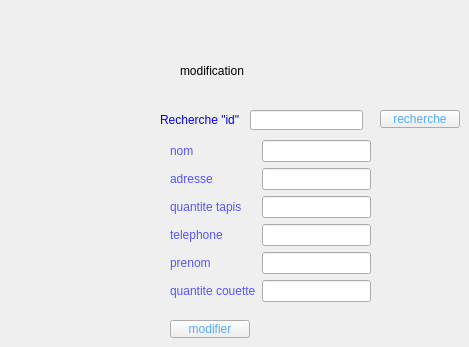
           <widget class="QWidget" name="tab">
            <attribute name="title">
             <string>modification</string>
            </attribute>
            <widget class="QPushButton" name="mod">
             <property name="geometry">
              <rect>
               <x>170</x>
               <y>320</y>
               <width>80</width>
               <height>18</height>
              </rect>
             </property>
             <property name="styleSheet">
              <string notr="true">color: rgb(85, 170, 255);</string>
             </property>
             <property name="text">
              <string>modifier</string>
             </property>
            </widget>
            <widget class="QLabel" name="label_21">
             <property name="geometry">
              <rect>
               <x>160</x>
               <y>110</y>
               <width>81</width>
               <height>20</height>
              </rect>
             </property>
             <property name="styleSheet">
              <string notr="true">color: rgb(85, 85, 255);
color: rgb(0, 0, 255);</string>
             </property>
             <property name="text">
              <string>Recherche &quot;id&quot;</string>
             </property>
            </widget>
            <widget class="QPushButton" name="pushButton_17">
             <property name="geometry">
              <rect>
               <x>380</x>
               <y>110</y>
               <width>80</width>
               <height>18</height>
              </rect>
             </property>
             <property name="styleSheet">
              <string notr="true">color: rgb(85, 170, 255);</string>
             </property>
             <property name="text">
              <string>recherche</string>
             </property>
            </widget>
            <widget class="QLabel" name="label_22">
             <property name="geometry">
              <rect>
               <x>180</x>
               <y>40</y>
               <width>171</width>
               <height>61</height>
              </rect>
             </property>
             <property name="styleSheet">
              <string notr="true">font: 700 24pt &quot;Segoe UI&quot;;</string>
             </property>
             <property name="text">
              <string>modification</string>
             </property>
            </widget>
            <widget class="QWidget" name="formLayoutWidget">
             <property name="geometry">
              <rect>
               <x>170</x>
               <y>140</y>
               <width>201</width>
               <height>171</height>
              </rect>
             </property>
             <layout class="QFormLayout" name="formLayout">
              <item row="0" column="0">
               <widget class="QLabel" name="label_23">
                <property name="styleSheet">
                 <string notr="true">color: rgb(85, 85, 255);</string>
                </property>
                <property name="text">
                 <string>nom</string>
                </property>
               </widget>
              </item>
              <item row="1" column="0">
               <widget class="QLabel" name="label_24">
                <property name="styleSheet">
                 <string notr="true">color: rgb(85, 85, 255);</string>
                </property>
                <property name="text">
                 <string>adresse</string>
                </property>
               </widget>
              </item>
              <item row="2" column="0">
               <widget class="QLabel" name="label_25">
                <property name="styleSheet">
                 <string notr="true">color: rgb(85, 85, 255);</string>
                </property>
                <property name="text">
                 <string>quantite tapis</string>
                </property>
               </widget>
              </item>
              <item row="3" column="0">
               <widget class="QLabel" name="label_26">
                <property name="styleSheet">
                 <string notr="true">color: rgb(85, 85, 255);</string>
                </property>
                <property name="text">
                 <string>telephone</string>
                </property>
               </widget>
              </item>
              <item row="5" column="0">
               <widget class="QLabel" name="label_27">
                <property name="styleSheet">
                 <string notr="true">color: rgb(85, 85, 255);</string>
                </property>
                <property name="text">
                 <string>quantite couette</string>
                </property>
               </widget>
              </item>
              <item row="4" column="0">
               <widget class="QLabel" name="label_28">
                <property name="styleSheet">
                 <string notr="true">color: rgb(85, 85, 255);</string>
                </property>
                <property name="text">
                 <string>prenom</string>
                </property>
               </widget>
              </item>
              <item row="0" column="1">
               <widget class="QLineEdit" name="nom_4"/>
              </item>
              <item row="1" column="1">
               <widget class="QLineEdit" name="ad"/>
              </item>
              <item row="2" column="1">
               <widget class="QLineEdit" name="lineEdit_4"/>
              </item>
              <item row="3" column="1">
               <widget class="QLineEdit" name="tel"/>
              </item>
              <item row="5" column="1">
               <widget class="QLineEdit" name="qte_c"/>
              </item>
              <item row="4" column="1">
               <widget class="QLineEdit" name="pren"/>
              </item>
             </layout>
            </widget>
            <widget class="QLineEdit" name="idd">
             <property name="geometry">
              <rect>
               <x>250</x>
               <y>110</y>
               <width>113</width>
               <height>20</height>
              </rect>
             </property>
            </widget>
           </widget>
